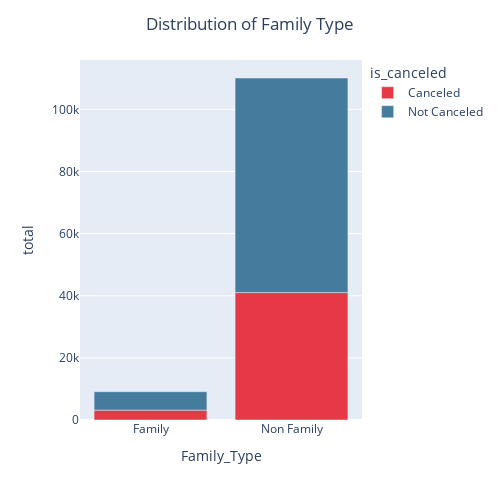

Notebook cell for this chart:
### Code cell
family_cancel_plot = py.bar(family_cancel, x = 'Family_Type', y = 'total', color = 'is_canceled', color_discrete_sequence=["#e63946","#457b9d"])
family_cancel_plot.update_layout(title={
        'text': 'Distribution of Family Type',
        'x': 0.5,
        'xanchor': 'center'
    })
family_cancel_plot.update_layout(width=500, height=500)
family_cancel_plot.show()

### Figure 1 — Plotly figure (JSON) as saved in the notebook; plotly's stock layout.template omitted (floating-point values rounded to 4 significant figures)
{"data": [{"alignmentgroup": "True", "hovertemplate": "is_canceled=Canceled<br>Family_Type=%{x}<br>total=%{y}<extra></extra>", "legendgroup": "Canceled", "marker": {"color": "#e63946", "pattern": {"shape": ""}}, "name": "Canceled", "offsetgroup": "Canceled", "orientation": "v", "showlegend": true, "textposition": "auto", "type": "bar", "x": ["Family", "Non Family"], "xaxis": "x", "y": [3175, 41024], "yaxis": "y"}, {"alignmentgroup": "True", "hovertemplate": "is_canceled=Not Canceled<br>Family_Type=%{x}<br>total=%{y}<extra></extra>", "legendgroup": "Not Canceled", "marker": {"color": "#457b9d", "pattern": {"shape": ""}}, "name": "Not Canceled", "offsetgroup": "Not Canceled", "orientation": "v", "showlegend": true, "textposition": "auto", "type": "bar", "x": ["Family", "Non Family"], "xaxis": "x", "y": [5934, 69076], "yaxis": "y"}], "layout": {"barmode": "relative", "height": 500, "legend": {"title": {"text": "is_canceled"}, "tracegroupgap": 0}, "margin": {"t": 60}, "title": {"text": "Distribution of Family Type", "x": 0.5, "xanchor": "center"}, "width": 500, "xaxis": {"anchor": "y", "domain": [0, 1], "title": {"text": "Family_Type"}}, "yaxis": {"anchor": "x", "domain": [0, 1], "title": {"text": "total"}}}}
